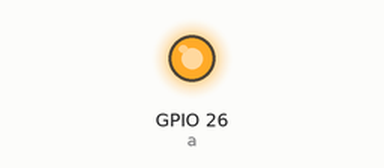
Simulated run of this program. Board: ESP32 board running MicroPython. On the bench: output pins drawn as LEDs (lit = HIGH). At 0.0 s the program stops and its outputs stay as they are.

Above: at 0.1 s.
Timing chart, 0 to 1.5 s (numbered marks = the images above):
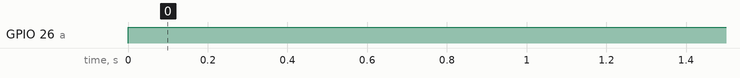

Measured:
- by itself, GPIO 26 (a): LOW → HIGH at 0.00 s

The program:

main.py
```python
from machine import Pin, DAC
from time import sleep


a = DAC(Pin(26))
a.write(255)
```
